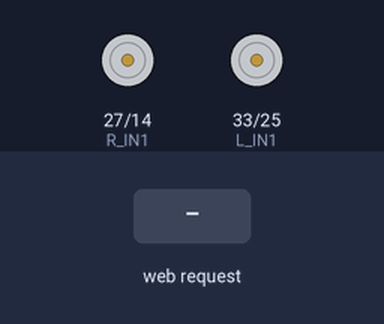
This sketch was run on a simulated ESP32. Shown: motor-driver pin pairs drawn as motors (green arrow = first pin HIGH = forward, orange = second pin HIGH = backward, longer = more drive, scaled by the enable pin). Inputs (shaded band) come from the test bench. WiFi joins after 1.5 s; servers stay silent unless stated; what the sketch prints to the serial monitor is not drawn.

Above: at 1.2 s.
1.3 s: HTTP request GET /forward received
At 2.5 s:
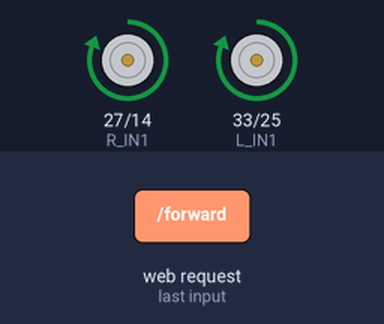
2.8 s: HTTP request GET /backward received
At 3.6 s:
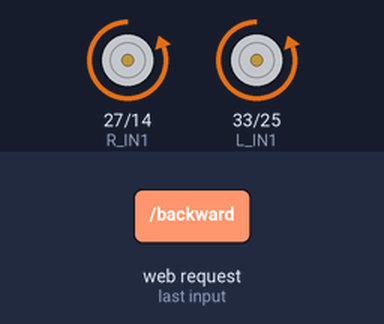
4.3 s: HTTP request GET /left received
At 4.7 s:
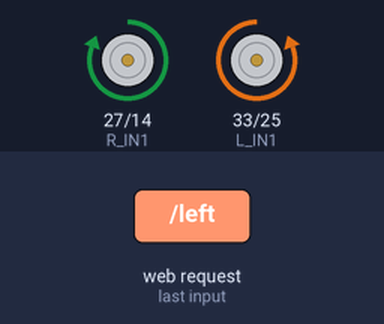
5.8 s: HTTP request GET /right received
At 7.0 s:
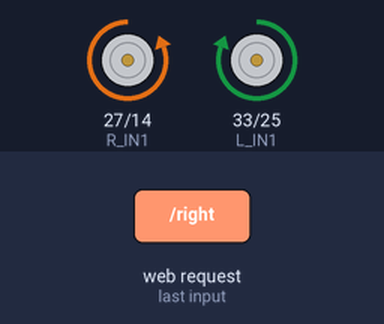
7.3 s: HTTP request GET /stop received
At 8.2 s:
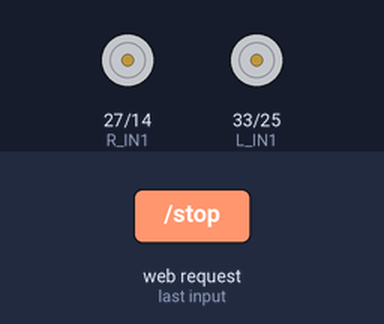
Timing chart, 0 to 9.8 s (numbered marks = the images above; inputs shaded):
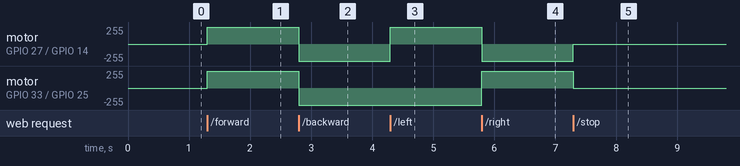

The sketch:

EV_Control.ino
```cpp
/*
  ============================================================
  EV Chassis — Web-Controlled Drive + Induced Fault Mode
  ============================================================
  Hardware (matches the Phase 1 electrical diagram):
    L298N #1 = LEFT side  (FL + RL motors wired in parallel on OUT1/OUT2)
      ENA -> GPIO 32
      IN1 -> GPIO 33
      IN2 -> GPIO 25

    L298N #2 = RIGHT side (FR + RR motors wired in parallel on OUT1/OUT2)
      ENA -> GPIO 26
      IN1 -> GPIO 27
      IN2 -> GPIO 14

    Both L298N boards get 12V + GND straight from the Main Switch.
    ESP32 is powered from the buck converter's 5V rail.
    ALL GNDs (battery, both L298N boards, buck converter, ESP32) are common.

  What this sketch does:
    - ESP32 starts its own WiFi Access Point (no router needed).
    - Serves a mobile-friendly web page with Forward / Backward /
      Left / Right / Stop buttons.
    - A "Induce Fault Mode" button simulates a right-side drivetrain
      fault: the right L298N is forced off regardless of command,
      so the car keeps moving in a degraded (left-side-only) mode
      instead of stopping completely — the same fault-tolerant
      philosophy as your BMS project, applied to the drive system.

  How to use:
    1. Upload this sketch to the ESP32 (Board: "ESP32 Dev Module").
    2. Open Serial Monitor at 115200 baud, wait for "HTTP server started".
    3. On your phone/laptop, connect to WiFi network "EV_RC_CAR"
       (password below).
    4. Open a browser to  http://192.168.4.1
    5. Use the on-screen buttons to drive. Tap "Induce Fault Mode"
       to test degraded-mode behavior; tap again to clear it.
  ============================================================
*/

#include <WiFi.h>
#include <WebServer.h>

// ---------------- WiFi Access Point credentials ----------------
const char* AP_SSID = "EV_RC_CAR";
const char* AP_PASS = "12345678";   // must be 8+ characters

// ---------------- Motor driver pins ----------------
// LEFT side  (L298N #1)
const int L_ENA = 32;
const int L_IN1 = 33;
const int L_IN2 = 25;

// RIGHT side (L298N #2)
const int R_ENA = 26;
const int R_IN1 = 27;
const int R_IN2 = 14;

WebServer server(80);

bool   faultMode     = false;   // true = simulated right-side drivetrain fault
String currentAction = "STOP";

// ================= Low-level motor helpers =================
void leftForward()  { digitalWrite(L_IN1, HIGH); digitalWrite(L_IN2, LOW);  digitalWrite(L_ENA, HIGH); }
void leftBackward() { digitalWrite(L_IN1, LOW);  digitalWrite(L_IN2, HIGH); digitalWrite(L_ENA, HIGH); }
void leftStop()      { digitalWrite(L_IN1, LOW);  digitalWrite(L_IN2, LOW);  digitalWrite(L_ENA, LOW);  }

void rightForward()  { digitalWrite(R_IN1, HIGH); digitalWrite(R_IN2, LOW);  digitalWrite(R_ENA, HIGH); }
void rightBackward() { digitalWrite(R_IN1, LOW);  digitalWrite(R_IN2, HIGH); digitalWrite(R_ENA, HIGH); }
void rightStop()      { digitalWrite(R_IN1, LOW);  digitalWrite(R_IN2, LOW);  digitalWrite(R_ENA, LOW);  }

void allStop() {
  leftStop();
  rightStop();
  currentAction = "STOP";
}

// ============= High-level driving commands (fault-aware) =============
// When faultMode is true, the RIGHT side is always forced off,
// simulating a lost drivetrain — the car degrades instead of dying.

void doForward() {
  currentAction = "FORWARD";
  leftForward();
  if (faultMode) rightStop(); else rightForward();
}

void doBackward() {
  currentAction = "BACKWARD";
  leftBackward();
  if (faultMode) rightStop(); else rightBackward();
}

void doLeft() {
  // Normal: pivot turn (left side backward, right side forward)
  // Fault:  only left side available -> curves left instead of pivoting
  currentAction = "LEFT";
  if (faultMode) { leftStop(); rightForward(); }
  else            { leftBackward(); rightForward(); }
}

void doRight() {
  // Normal: pivot turn (left side forward, right side backward)
  // Fault:  right side is dead -> left side alone can't pivot right,
  //         so we just drive the working side forward (best-effort)
  currentAction = "RIGHT";
  leftForward();
  if (faultMode) rightStop(); else rightBackward();
}

// ========================= Web page =========================
void handleRoot() {
  String html = R"HTML(
<!DOCTYPE html>
<html>
<head>
<meta name="viewport" content="width=device-width, initial-scale=1">
<title>EV RC Control</title>
<style>
  body { font-family: Arial, sans-serif; text-align: center; background:#1e1e1e; color:#eee; margin:0; padding:20px; }
  h1 { margin-top: 10px; font-size: 22px; }
  .pad { display: grid; grid-template-columns: 80px 80px 80px; grid-template-rows: 80px 80px 80px;
         gap: 10px; justify-content: center; margin: 30px auto; }
  button { font-size: 22px; border-radius: 10px; border: none; background:#3a7d44; color:white; }
  button:active { background:#2c5e33; }
  #stopBtn { background:#c0392b; font-size:14px; font-weight:bold; }
  #faultBtn { background:#e67e22; padding:14px 26px; font-size:16px; margin-top:25px;
              border-radius:8px; border:none; color:white; }
  #faultBtn.active { background:#c0392b; }
  #status { margin-top: 15px; font-size: 17px; }
  .badge { padding:4px 12px; border-radius:20px; font-weight:bold; }
  .ok { background:#27ae60; }
  .fault { background:#c0392b; }
</style>
</head>
<body>
<h1>EV Chassis Control</h1>
<div id="status">
  Action: <span id="action">STOP</span> &nbsp;|&nbsp;
  Mode: <span id="mode" class="badge ok">NORMAL</span>
</div>

<div class="pad">
  <div></div><button onclick="cmd('forward')">&#8593;</button><div></div>
  <button onclick="cmd('left')">&#8592;</button>
  <button id="stopBtn" onclick="cmd('stop')">STOP</button>
  <button onclick="cmd('right')">&#8594;</button>
  <div></div><button onclick="cmd('backward')">&#8595;</button><div></div>
</div>

<button id="faultBtn" onclick="toggleFault()">Induce Fault Mode</button>

<script>
function cmd(action) {
  fetch('/' + action).then(refreshStatus);
}
function toggleFault() {
  fetch('/togglefault').then(refreshStatus);
}
function refreshStatus() {
  fetch('/status').then(r => r.json()).then(d => {
    document.getElementById('action').innerText = d.action;
    const modeEl = document.getElementById('mode');
    const faultBtn = document.getElementById('faultBtn');
    if (d.fault) {
      modeEl.innerText = 'FAULT (right side down)';
      modeEl.className = 'badge fault';
      faultBtn.innerText = 'Clear Fault Mode';
      faultBtn.classList.add('active');
    } else {
      modeEl.innerText = 'NORMAL';
      modeEl.className = 'badge ok';
      faultBtn.innerText = 'Induce Fault Mode';
      faultBtn.classList.remove('active');
    }
  });
}
setInterval(refreshStatus, 1000);
window.onload = refreshStatus;
</script>
</body>
</html>
)HTML";
  server.send(200, "text/html", html);
}

// ========================= HTTP handlers =========================
void handleForward()  { doForward();  server.send(200, "text/plain", "OK"); }
void handleBackward() { doBackward(); server.send(200, "text/plain", "OK"); }
void handleLeft()     { doLeft();     server.send(200, "text/plain", "OK"); }
void handleRight()    { doRight();    server.send(200, "text/plain", "OK"); }
void handleStopReq()  { allStop();    server.send(200, "text/plain", "OK"); }

void handleToggleFault() {
  faultMode = !faultMode;
  allStop();  // safety: stop motors whenever the mode changes
  server.send(200, "text/plain", "OK");
}

void handleStatus() {
  String json = "{\"action\":\"" + currentAction + "\",\"fault\":" + (faultMode ? "true" : "false") + "}";
  server.send(200, "application/json", json);
}

// ========================= Setup / Loop =========================
void setup() {
  Serial.begin(115200);

  pinMode(L_ENA, OUTPUT); pinMode(L_IN1, OUTPUT); pinMode(L_IN2, OUTPUT);
  pinMode(R_ENA, OUTPUT); pinMode(R_IN1, OUTPUT); pinMode(R_IN2, OUTPUT);
  allStop();  // ensure motors are off at boot

  WiFi.softAP(AP_SSID, AP_PASS);
  Serial.print("Access Point started. IP address: ");
  Serial.println(WiFi.softAPIP());   // normally 192.168.4.1

  server.on("/", handleRoot);
  server.on("/forward", handleForward);
  server.on("/backward", handleBackward);
  server.on("/left", handleLeft);
  server.on("/right", handleRight);
  server.on("/stop", handleStopReq);
  server.on("/togglefault", handleToggleFault);
  server.on("/status", handleStatus);
  server.begin();

  Serial.println("HTTP server started. Connect to WiFi 'EV_RC_CAR' and browse to 192.168.4.1");
}

void loop() {
  server.handleClient();
}
```

Measured:
- after the input at 1.3 s, motor on GPIO 27 (R_IN1) / GPIO 14 (R_IN2), motor on GPIO 33 (L_IN1) / GPIO 25 (L_IN2): stopped → forward 255/255 at once
- after the input at 2.8 s, motor on GPIO 27 (R_IN1) / GPIO 14 (R_IN2), motor on GPIO 33 (L_IN1) / GPIO 25 (L_IN2): forward 255/255 → backward 255/255 at once
- after the input at 4.3 s, motor on GPIO 27 (R_IN1) / GPIO 14 (R_IN2): backward 255/255 → forward 255/255 at once
- after the input at 5.8 s, motor on GPIO 27 (R_IN1) / GPIO 14 (R_IN2): forward 255/255 → backward 255/255 at once; motor on GPIO 33 (L_IN1) / GPIO 25 (L_IN2): backward 255/255 → forward 255/255 at once
- after the input at 7.3 s, motor on GPIO 27 (R_IN1) / GPIO 14 (R_IN2): backward 255/255 → stopped at once; motor on GPIO 33 (L_IN1) / GPIO 25 (L_IN2): forward 255/255 → stopped at once
